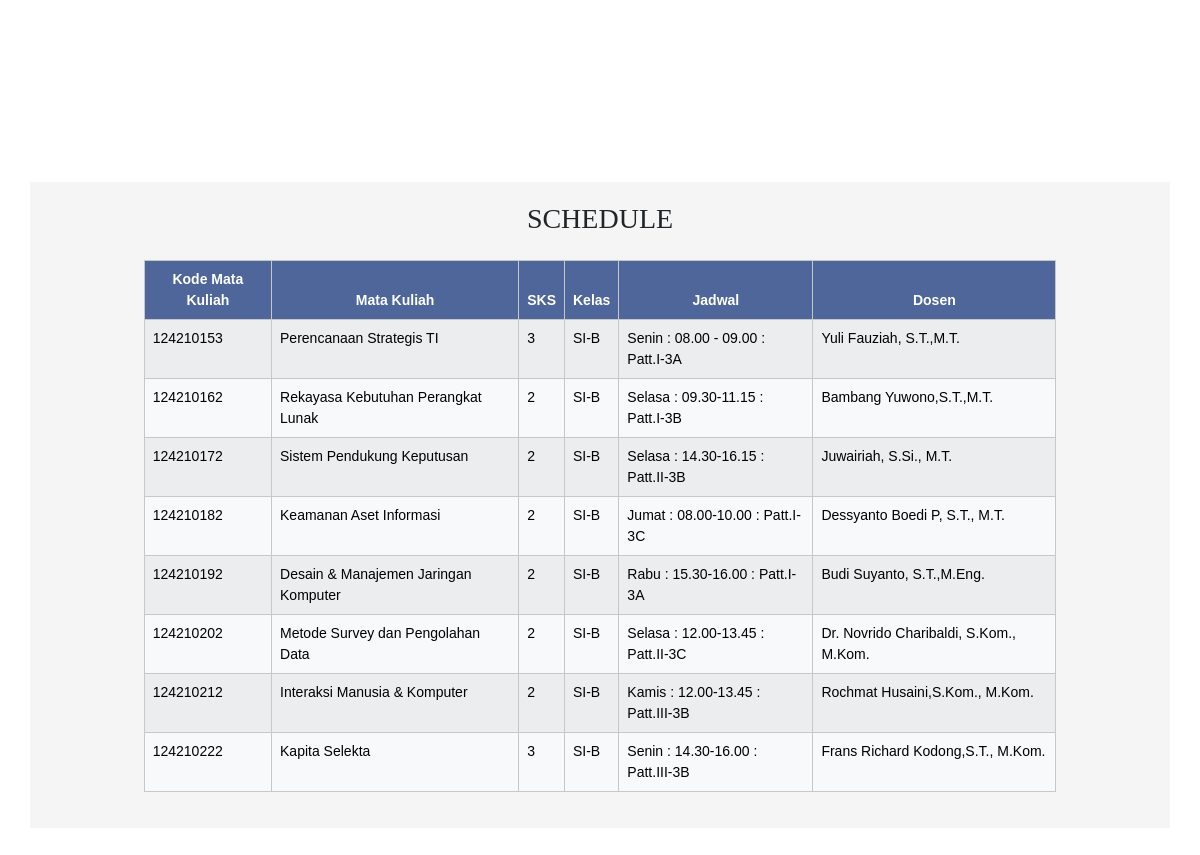
Page /jadwaluser.php on the committed database.
### tables this page shows
CREATE TABLE `jadwalkuliah` (
  `kode` int(15) NOT NULL,
  `nama` varchar(50) NOT NULL,
  `sks` int(2) NOT NULL,
  `kelas` varchar(4) NOT NULL,
  `jadwal` varchar(100) NOT NULL,
  `dosen` varchar(40) NOT NULL
);

### jadwaluser.php (the view, shortened to what this page needs)
<!DOCTYPE html>
<html>
<head>
  <link href="https://cdn.jsdelivr.net/npm/bootstrap@5.3.3/dist/css/bootstrap.min.css" rel="stylesheet">
</head>
<body>
  <?php include 'navbar.php'; ?><br><br>
  <div class="container" style="background:#F5F5F5;padding: 20px">
    <h3 class="text-center mb-4">SCHEDULE</h3>
    <div class="row">
      <div class="col-md-10 mx-auto">
        <table class="table table-light table-striped table-bordered">
          <thead class="text-center">
            <tr>
              <th scope="col" class="table-kode">Kode Mata Kuliah</th>
              <th scope="col" class="table-nama">Mata Kuliah</th>
              <th scope="col" class="table-sks">SKS</th>
              <th scope="col" class="table-kelas">Kelas</th>
              <th scope="col" class="table-jadwal">Jadwal</th>
              <th scope="col" class="table-dosen">Dosen</th>
            </tr>
          </thead>
          <tbody>
            <?php
            include 'koneksi.php';
            $query = mysqli_query($connect, "SELECT * FROM jadwalkuliah");
            while ($data = mysqli_fetch_array($query)) { ?>
              <tr>
                <td><?= $data['kode']; ?></td>
                <td><?= $data['nama']; ?></td>
                <td><?= $data['sks']; ?></td>
                <td><?= $data['kelas']; ?></td>
                <td><?= $data['jadwal']; ?></td>
                <td><?= $data['dosen']; ?></td>
              </tr>
            <?php } ?>
          </tbody>
        </table>
      </div>
    </div>
  </div>
</body>
</html>

### jadwaluser.php (style rules this page uses)
body { background-color: white; display: flex; justify-content: top; align-items: top; flex-direction: column; font-family: sans-serif; font-size: 14px; height: 100vh; margin-top: 70px; margin-bottom: 100px; }
.container { margin-top: 70px; }
.table thead th { color: #fff; text-align: center; }
.table-light .table-kode, .table-light .table-nama, .table-light .table-sks, .table-light .table-kelas, .table-light .table-jadwal, .table-light .table-dosen { background-color: rgba(9, 42, 117, 0.7); }
h3 { font-family: 'times new roman'; }

### rows in the picture
jadwalkuliah: kode "124210153", nama "Perencanaan Strategis TI", sks "3", kelas "SI-B", jadwal "Senin : 08.00 - 09.00 : Patt.I-3A", dosen "Yuli Fauziah, S.T.,M.T."
jadwalkuliah: kode "124210162", nama "Rekayasa Kebutuhan Perangkat Lunak", sks "2", kelas "SI-B", jadwal "Selasa : 09.30-11.15 : Patt.I-3B", dosen "Bambang Yuwono,S.T.,M.T."
jadwalkuliah: kode "124210172", nama "Sistem Pendukung Keputusan", sks "2", kelas "SI-B", jadwal "Selasa : 14.30-16.15 : Patt.II-3B", dosen "Juwairiah, S.Si., M.T."
jadwalkuliah: kode "124210182", nama "Keamanan Aset Informasi", sks "2", kelas "SI-B", jadwal "Jumat : 08.00-10.00 : Patt.I-3C", dosen "Dessyanto Boedi P, S.T., M.T."
jadwalkuliah: kode "124210192", nama "Desain & Manajemen Jaringan Komputer", sks "2", kelas "SI-B", jadwal "Rabu : 15.30-16.00 : Patt.I-3A", dosen "Budi Suyanto, S.T.,M.Eng."
jadwalkuliah: kode "124210202", nama "Metode Survey dan Pengolahan Data", sks "2", kelas "SI-B", jadwal "Selasa : 12.00-13.45 : Patt.II-3C", dosen "Dr. Novrido Charibaldi, S.Kom., M.Kom."
jadwalkuliah: kode "124210212", nama "Interaksi Manusia & Komputer", sks "2", kelas "SI-B", jadwal "Kamis : 12.00-13.45 : Patt.III-3B", dosen "Rochmat Husaini,S.Kom., M.Kom."
jadwalkuliah: kode "124210222", nama "Kapita Selekta", sks "3", kelas "SI-B", jadwal "Senin : 14.30-16.00 : Patt.III-3B", dosen "Frans Richard Kodong,S.T., M.Kom."
